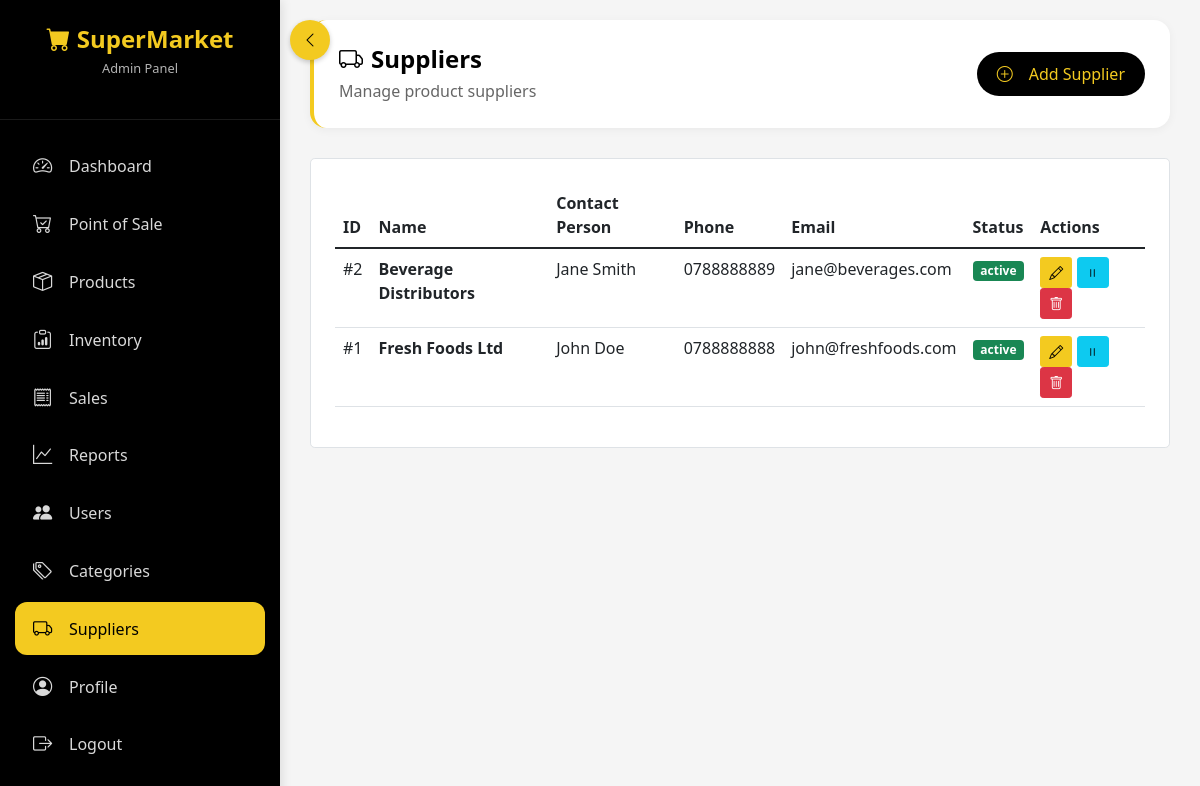
Page /suppliers.php (signed in) on the committed database.
### tables this page shows
CREATE TABLE `suppliers` (
  `id` int(11) NOT NULL,
  `name` varchar(100) NOT NULL,
  `contact_person` varchar(100) DEFAULT NULL,
  `phone` varchar(20) DEFAULT NULL,
  `email` varchar(100) DEFAULT NULL,
  `address` text DEFAULT NULL,
  `status` enum('active','inactive') DEFAULT 'active',
  `created_at` timestamp NOT NULL DEFAULT current_timestamp()
);

### suppliers.php (the view, shortened to what this page needs)
<?php
require_once 'config.php';
$suppliers = $pdo->query("SELECT * FROM suppliers ORDER BY name")->fetchAll();
?>
<?php include 'header.php'; ?>
<!DOCTYPE html>
<html lang="en">
<head>
    <link href="https://cdn.jsdelivr.net/npm/bootstrap@5.1.3/dist/css/bootstrap.min.css" rel="stylesheet">
    <link rel="stylesheet" href="https://cdn.jsdelivr.net/npm/bootstrap-icons@1.8.1/font/bootstrap-icons.css">
</head>
<body>
    <div class="app-wrapper">
        <div class="main-content">
            <div class="page-header d-flex justify-content-between align-items-center">
                <div>
                    <h1><i class="bi bi-truck me-2"></i>Suppliers</h1>
                    <p>Manage product suppliers</p>
                </div>
                <button class="btn-primary-custom" data-bs-toggle="modal" data-bs-target="#supplierModal" onclick="resetForm()"><i class="bi bi-plus-circle me-2"></i>Add Supplier</button>
            </div>
            <div class="bg-white rounded-3 p-4 border">
                <table class="table table-hover">
                    <thead>
                        <tr>
                            <th>ID</th>
                            <th>Name</th>
                            <th>Contact Person</th>
                            <th>Phone</th>
                            <th>Email</th>
                            <th>Status</th>
                            <th>Actions</th>
                        </tr>
                    </thead>
                    <tbody>
                        <?php foreach ($suppliers as $s): ?>
                            <tr>
                                <td>#<?php echo $s['id']; ?></td>
                                <td><strong><?php echo htmlspecialchars($s['name']); ?></strong></td>
                                <td><?php echo htmlspecialchars($s['contact_person']); ?></td>
                                <td><?php echo $s['phone']; ?></td>
                                <td><?php echo $s['email']; ?></td>
                                <td><span class="badge bg-<?php echo $s['status'] == 'active' ? 'success' : 'secondary'; ?>"><?php echo $s['status']; ?></span></td>
                                <td>
                                    <button class="btn btn-sm" style="background:#f3ca20; color:#000;" onclick="editSupplier(<?php echo htmlspecialchars(json_encode($s)); ?>)"><i class="bi bi-pencil"></i></button>
                                    <a href="?toggle=<?php echo $s['id']; ?>" class="btn btn-sm btn-info"><i class="bi bi-<?php echo $s['status'] == 'active' ? 'pause' : 'play'; ?>"></i></a>
                                    <a href="?delete=<?php echo $s['id']; ?>" class="btn btn-sm btn-danger" onclick="return confirm('Delete this supplier?')"><i class="bi bi-trash"></i></a>
                                </td>
                            </tr>
                        <?php endforeach; ?>
                    </tbody>
                </table>
            </div>
        </div>
    </div>
    <?php include 'footer.php'; ?>
</body>
</html>

### header.php (style rules this page uses)
* { margin: 0; padding: 0; box-sizing: border-box; }
body { background: #f5f5f5; font-family: 'Segoe UI', 'Roboto', sans-serif; overflow-x: hidden; }
.app-wrapper { display: flex; min-height: 100vh; width: 100%; }
.main-content { flex: 1; margin-left: 280px; padding: 20px 30px; transition: all 0.3s ease; width: calc(100% - 280px); min-height: 100vh; }
.page-header { background: white; border-radius: 16px; padding: 20px 25px; margin-bottom: 25px; box-shadow: 0 2px 10px rgba(0, 0, 0, 0.05); border-left: 4px solid #f3ca20; }
.page-header h1 { font-size: 1.5rem; font-weight: 700; color: #000; margin-bottom: 5px; }
.page-header p { color: #666; margin: 0; }
.btn-primary-custom { background: #000; color: #f3ca20; padding: 10px 25px; border-radius: 50px; text-decoration: none; transition: all 0.3s; display: inline-flex; align-items: center; gap: 8px; border: none; cursor: pointer; }

### suppliers.php (style rules this page uses)
* { margin: 0; padding: 0; box-sizing: border-box; }
body { background: #f5f5f5; font-family: 'Segoe UI', sans-serif; }
.app-wrapper { display: flex; min-height: 100vh; }
.page-header { background: white; border-radius: 16px; padding: 25px; margin-bottom: 30px; border-left: 4px solid #f3ca20; }
.btn-primary-custom { background: #000; color: #f3ca20; padding: 10px 20px; border-radius: 50px; border: none; }

### rows in the picture
suppliers: id "2", name "Beverage Distributors", contact_person "Jane Smith", phone "0788888889", email "jane@beverages.com", status "active"
suppliers: id "1", name "Fresh Foods Ltd", contact_person "John Doe", phone "0788888888", email "john@freshfoods.com", status "active"

### other values in the picture
$_SESSION['user_role'] "Admin"
